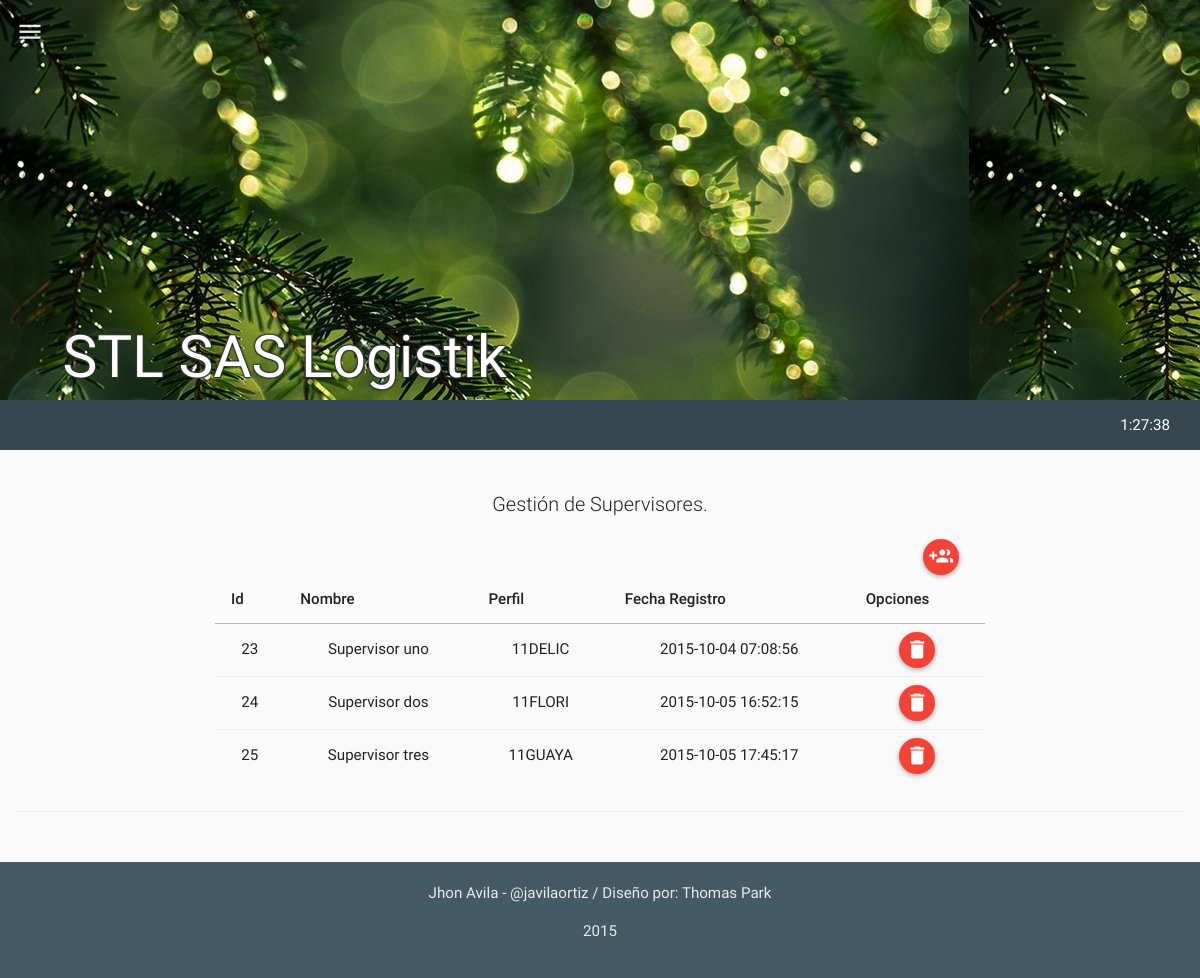
Page /mods/supervisores/supervisores.php (signed in) on the earlier database version.
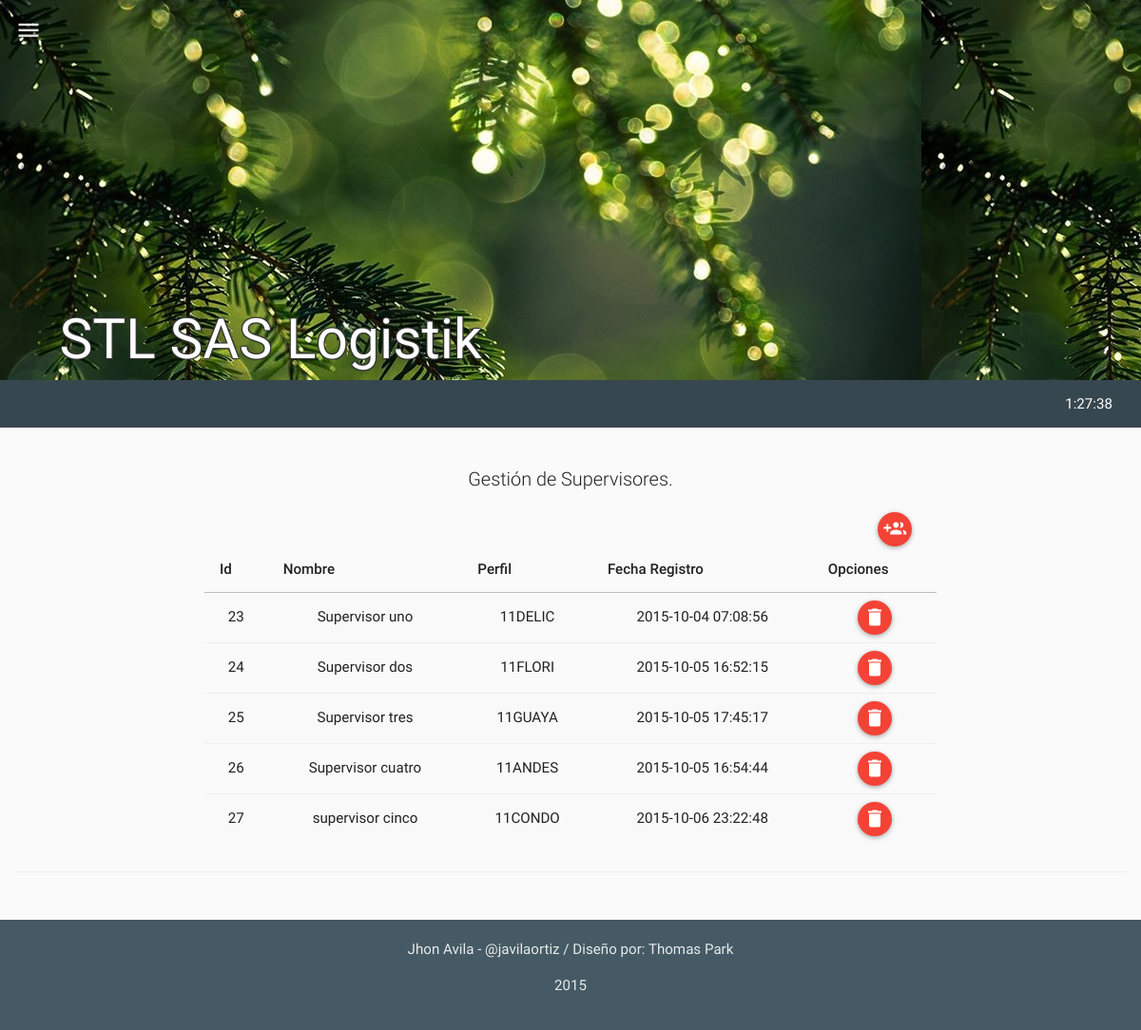
Same page on the later database version.
### tables this page shows
CREATE TABLE IF NOT EXISTS `tbl_supervisores` (
  `su_id` int(11) NOT NULL,
  `su_nombre` varchar(60) NOT NULL,
  `su_fi_id` int(11) NOT NULL,
  `su_timestamp` timestamp NOT NULL DEFAULT CURRENT_TIMESTAMP ON UPDATE CURRENT_TIMESTAMP,
  `su_created` int(11) NOT NULL,
  `su_estado` int(11) NOT NULL
);

CREATE TABLE IF NOT EXISTS `tbl_fincas` (
  `fi_id` int(11) NOT NULL,
  `fi_codigo` varchar(10) NOT NULL,
  `fi_sn_id` int(11) NOT NULL,
  `fi_timestamp` timestamp NOT NULL DEFAULT CURRENT_TIMESTAMP ON UPDATE CURRENT_TIMESTAMP,
  `fi_created` int(11) NOT NULL,
  `fi_estado` int(11) NOT NULL
);

### php/db.php (called while the page is built, shortened)
<?php
class con {
    private $host = 'localhost';
    private $user = 'root';
    private $pass = '';
    public $type = 'mysql';
    private $db = "bd_stl_logistica";
    public $lid = 0;
    function connect() {
        $connect = $this->type.'_connect';
        if (!$this->lid = $connect($this->host, $this->user, $this->pass)) {
        }
		else {
			$sql = $this->type.'_select_db';
			if (!$baseconections = $sql($this->db,$this->lid)) {
				mysql_query("SET NAMES 'utf8'");
			}
		}
		return ($this->lid);
 	}
}
?>

### php/supervisores.php (the view, shortened to what this page needs)
<?php
class supervisores{
  function get_supervisores(){
    $con = new con();
    $rt = new route();
    if(isset($_SESSION["ses_id"])){
      $qry='SELECT * FROM tbl_supervisores AS S
            INNER JOIN tbl_fincas AS F ON F.fi_id = S.su_fi_id
            WHERE S.su_estado=1;';
      $res = mysql_query($qry);
      $item =" ";
      $script ="<script>$(document).ready(function(){";
      while($row_res = mysql_fetch_assoc($res)) {
        $item.='
              <tr>
                <td>'.$row_res["su_id"].'</td>
                <td>'.$row_res["su_nombre"].'</td>
                <td>'.$row_res["fi_codigo"].'</td>
                <td>'.$row_res["fi_timestamp"].'</td>
                <td>
                  <div id="del-button" onClick="borrar_usuario('.$row_res["su_id"].', this)" class="btn btn-floating-mini btn-danger" title="Borrar"><i class="md md-delete"></i> </div>
                </td>
              </tr>
        ';
        $script.='';
      }
      $script.='});</script>';
    }
    else{$rt->routing($rt->path("login"));}
    $html='
          <table class="table table-striped table-hover ">
            <thead>
              <tr>
                <th>Id</th>
                <th>Nombre</th>
                <th>Perfil</th>
                <th>Fecha Registro</th>
                <th>Opciones</th>
              </tr>
            </thead>
            <tbody>
              '.$item.'
            </tbody>
          </table>
    ';
    return $script.$html;
  }
}
?>

### php/jslib.php (shortened to what this page needs)
<?php
class jslib{
	function get_css(){
		$css = '
			<link rel="stylesheet" href="../../lib/bootstrap.css" type="text/css">
			<link rel="stylesheet" href="../../lib/font.css" type="text/css">
			<link rel="stylesheet" href="../../lib/materia.css" type="text/css">
		';
		return $css;
	}
}
?>

### mods/supervisores/supervisores.php (shortened to what this page needs)
<?php
include('../../php/jslib.php');
include('../../php/app_menu.php');
include('../../php/supervisores.php');
include('../../php/html_snippets.php');
$app_menu = new app_menu();
$html_snippet = new html_snippets();
$supervisores = new supervisores();
$libs = new jslib();
$css = $libs->get_css();
?>
<!DOCTYPE html>
<html lang="en">
  <head>
    <?php
      echo $css;
    ?>
  </head>
  <body class="mtr-grey-50">
    <nav id="topbar" class="toolbar toolbar-expanded mtr-light-blue-800">
      <div class="container-fluid header-title">
        <div class="row">
          <div class="col-sm-12">STL SAS Logistik</div>
        </div>
      </div>
    </nav>
    <nav class="toolbar toolbar-fixed">
      <div class="container-fluid">
        <div class="toolbar-header">
          <a  id="headerToggle" href="#" class="menu-toggle" data-ripple-centered="true" data-ripple-color="#fff">
            <i class="md md-menu"></i>
          </a>
        </div>
      </div>
    </nav>
        <?php echo $app_menu->build_menu(); ?>
    <div class="container-fluid">
      <div class="page-header" id="banner">
        <div class="row">
          <label class="col-lg-2 control-label"></label>
          <div class="col-sm-8 text-center">
            <p class="lead">Gestión de Supervisores.</p>
            <div class="col-lg-12">
            <div class="col-lg-5"></div>
            <div class="col-lg-6  "></div>
            <div class="col-lg-1"><a href="#" id="btn_new" class="btn btn-floating-mini btn-danger" data-ripple-centered="" title="Agregar Usuario"><i class="md md-group-add"></i></a></div>
            </div>
            <p><?php echo $supervisores->get_supervisores(); ?></p>
          </div>
          <label class="col-lg-2 control-label"></label>
        </div>
      </div>
    </div>
<?php echo $html_snippet->load_footer(); ?>
  </body>
</html>

### php/app_menu.php (shortened to what this page needs)
<?php
class app_menu{
  function build_menu(){
    $con = new con();
    $rt = new route();
    if(isset($_SESSION["ses_id"])){
      $qry='SELECT * FROM tbl_modulos AS M
            INNER JOIN tbl_usuarios AS U
            INNER JOIN tbl_permisos AS P
            INNER JOIN tbl_per_x_usu AS PxU
            INNER JOIN tbl_permisos_x_modulo AS PxM
            WHERE M.mo_id = PxM.pxm_mo_id
            AND PxM.pxm_pe_id = P.pe_id
            AND P.pe_id = PxU.pxu_pe_id
            AND PxU.pxu_us_id = U.us_id
            AND U.us_id = '.$_SESSION["ses_id"];
      $res = mysql_query($qry);
      $menuitem =" ";
      $script ="<script>$(document).ready(function(){";
      $script.='});</script>';
    }
    else{$rt->routing($rt->path("login"));}
    $html='
            <nav class="navbar navbar-inverse">
              <div class="container-fluid">
                <div class="navbar-header">
                  <button type="button" class="navbar-toggle collapsed" data-toggle="collapse" data-target="#bs-example-navbar-collapse-2">
                    <span class="sr-only">Toggle navigation</span>
                    <span class="icon-bar"></span>
                    <span class="icon-bar"></span>
                    <span class="icon-bar"></span>
                  </button>
                </div>
                <div class="collapse navbar-collapse" id="bs-example-navbar-collapse-2">
                  <ul class="nav navbar-nav">
                  '.$menuitem.'
                  </ul>
                  <ul class="nav navbar-nav navbar-right">
                    <li><a href="#" id="reloj">fecha / hora</a></li>
                  </ul>
                </div>
              </div>
            </nav>
    ';
    return $script.$html;
  }
}
?>

### php/html_snippets.php (shortened to what this page needs)
<?php
class html_snippets{
	function load_footer (){
		$html = '
		<footer class="container-fluid mtr-blue-grey-700">
	      <div class="row text-center">
	        <div class="col-sm-12">
	          <p>
	          	<a href="https://co.linkedin.com/in/javilaortiz" rel="nofollow">Jhon Avila</a>
	          	-
	          	<a href="https://twitter.com/javilaortiz">@javilaortiz</a>
	          	/
	          	Diseño por: <a href="http://thomaspark.me" rel="nofollow">Thomas Park</a</p>
	          <p>2015</p>
	        </div>
	      </div>
	    </footer>';
	    return $html;
	}
}
?>

Differences in the rows shown:
added tbl_supervisores: su_id "26", su_nombre "Supervisor cuatro", tbl_fincas.fi_codigo "11ANDES", tbl_fincas.fi_timestamp "2015-10-05 16:54:44"
added tbl_supervisores: su_id "27", su_nombre "supervisor cinco", tbl_fincas.fi_codigo "11CONDO", tbl_fincas.fi_timestamp "2015-10-06 23:22:48"
